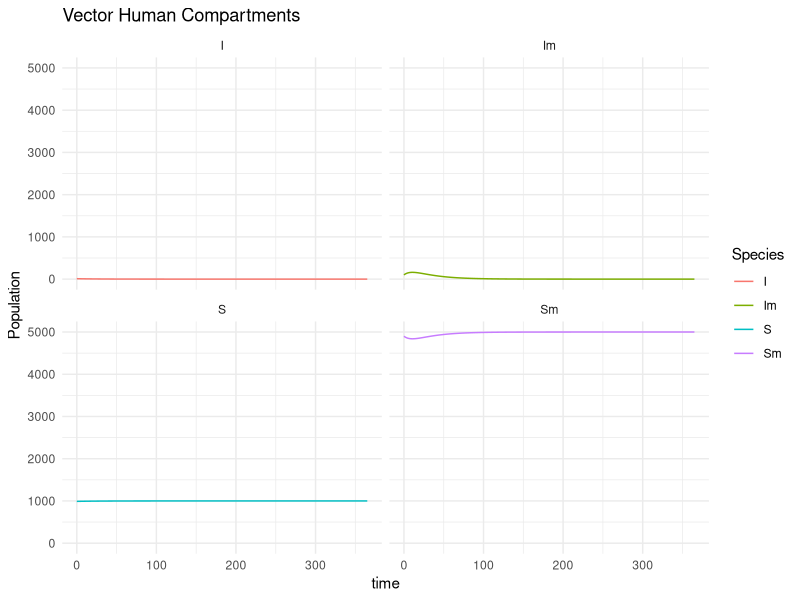
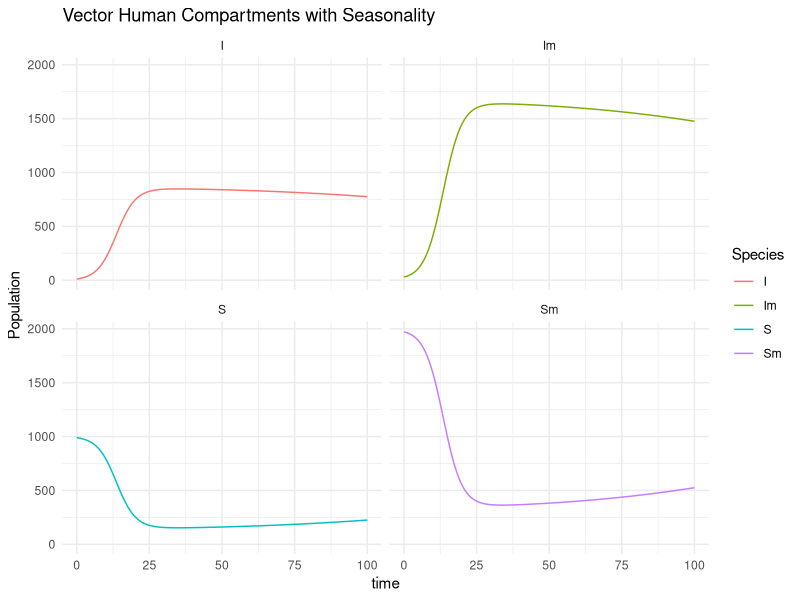

Write R code to recreate these figures, in order.

# collaboration during malaria modelling:

# loading packages
library(tidyverse)
library(deSolve)

### Define the model equations 
vector_human <- function(t, x, parms) {
  with(as.list(c(parms, x)), {

    # Total Populations
    M <- Sm + Im
    H <- S + I

    # Vector Equations
    dSm <- mu * M - beta * I / H * Sm - mu * Sm
    dIm <- beta * I / H * Sm - mu * Im

    # Human Equations
    dS <- -alpha * Im / H * S + gamma * I
    dI <- alpha * Im / H * S - gamma * I

    output <- c(dSm, dIm, dS, dI)
    list(output)
  })
}

# Initialize the compartments
start <- c(
  Sm = 4900,
  Im = 100,
  S = 990,
  I = 10
)

# Define parameters
parms <- c(
  mu = 0.1,
  alpha = (0.3*0.01*0.03),
  beta = 0.5,
  gamma = 1/25
)

# Define time interval
times <- seq(0, 365)

# Solve vector equations
Vector_model <- ode(
  times = times,
  parms = parms,
  func = vector_human,
  y = start
)
View(Vector_model)
# Plotting the results
vmplot <- as_tibble(as.data.frame(Vector_model)) %>%
  pivot_longer(names_to = "variable", cols = !1)

vmplot %>%
  group_by(variable) %>%
  ggplot(aes(x = time, y = value, colour = variable)) +
  geom_line() +
  theme_minimal() +
  labs(title = "Vector Human Compartments", y = "Population", colour = "Species") +
  facet_wrap(~variable)

# Adding seasonality to the model
### Definition of equations
vector_human_seas <- function(t, x, parms) {
  with(as.list(c(parms, x)), {

    # Total Population
    M = Sm + Im
    H = S + I

    # Adding seasonality
    seas <- 1 + amp * cos(2 * pi * (t / 365 - phi))  #

    # Vector Equations
    dSm <- mu * M - seas * beta * I / H * Sm - mu * Sm
    dIm <- seas * beta * I / H * Sm - mu * Im

    # Human equations
    dS <- -seas * alpha * Im / H * S + gamma * I
    dI <- seas * alpha * Im / H * S - gamma * I

    output <- c(dSm, dIm, dS, dI)
    list(output)
  })
}

# Initialization:Initial conditions
start <- c(
  Sm = 1970,
  Im = 30,
  S = 990,
  I = 10
)

# Add new parameter
parms <- c(
  mu = 1/15,
  beta = 0.25,
  alpha = 0.12,
  amp = 0.5,
  gamma = 1/20,
  phi = 1
)

# Define time interval
times <- seq(0, 100, 0.1)

# Solve vector equations
Vector_model_seas <- ode(
  times = times,
  parms = parms,
  func = vector_human_seas,
  y = start
)

# Plotting the results
vmplot <- as_tibble(as.data.frame(Vector_model_seas)) %>%
  pivot_longer(names_to = "variable", cols = !1)

vmplot %>%
  group_by(variable) %>%
  ggplot(aes(x = time, y = value, colour = variable)) +
  geom_line() +
  theme_minimal() +
  labs(title = "Vector Human Compartments with Seasonality", y = "Population", colour = "Species") +
  facet_wrap(~variable)
